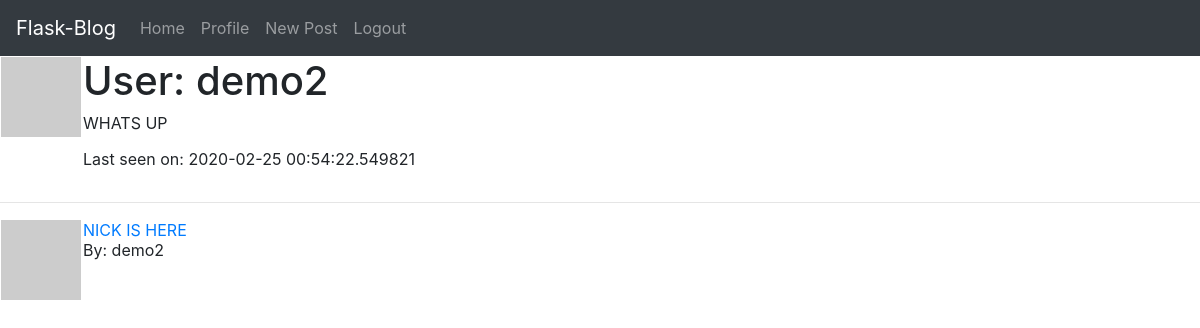
/user/demo2 (signed in), run on the app's committed database.
### app/models.py (models this page shows, shortened)
class User(UserMixin, db.Model):  # Table to hold the user data
    id = db.Column(db.Integer, primary_key=True)
    username = db.Column(db.String(64), index=True, unique=True)
    email = db.Column(db.String(120), index=True, unique=True)
    password_hash = db.Column(db.String(128))
    posts = db.relationship('Post', backref='author', lazy='dynamic')
    about_me = db.Column(db.String(140))
    last_seen = db.Column(db.DateTime, default=datetime.utcnow)
    def avatar(self, size):
        digest = md5(self.email.lower().encode('utf-8')).hexdigest()
        return 'https://www.gravatar.com/avatar/{}?d=identicon&s={}'.format(digest, size)

class Post(db.Model):  # Table to hold the blog posts written by users
    id = db.Column(db.Integer, primary_key=True)
    title = db.Column(db.String(140))
    subtitle = db.Column(db.String(140))
    body = db.Column(db.String(1500))
    timestamp = db.Column(db.DateTime, index=True, default=datetime.utcnow)
    user_id = db.Column(db.Integer, db.ForeignKey('user.id'))

### app/routes.py (the view)
@app.route('/user/<username>')
@login_required
def user(username):
    user = User.query.filter_by(username=username).first_or_404()
    posts = Post.query.filter_by(user_id=user.id).all()
    return render_template('user.html', user=user, posts=posts)

### app/models.py (called while the page is built)
@login.user_loader
def load_user(id):
    return User.query.get(int(id))

### app/routes.py (called while the page is built)
@app.before_request  # Function is executed before the view function
def before_request():
    if current_user.is_authenticated:
        current_user.last_seen = datetime.utcnow()  # update the last_seen variable
        db.session.commit()

### app/templates/user.html (shortened to what this page needs)
{% extends "base.html" %}
{% block content %}
<table>
    <tr valign="top">
        <td><img src="{{ user.avatar(128) }}"></td>
        <td>
            <h1>User: {{ user.username }}</h1>
            {% if user.about_me %} <p>{{ user.about_me }}</p> {% endif %}
            {% if user.last_seen %} <p>Last seen on: {{ user.last_seen }}</p> {% endif %}
        </td>
    </tr>
</table>
<hr>
{% for post in posts %}
{% include "_post.html" %}
{% endfor %}
{% endblock %}

### app/templates/_post.html (shortened to what this page needs)
<table>
    <tr valign="top">
        <td><img src="{{ post.author.avatar(64) }}"></td>
        <td>
            <a href="{{ url_for('post', post_id=post.id) }}">{{ post.title }}</a><br>
            By: {{ post.author.username }} <br>
        </td>
    </tr>
</table>

### data on the page
User: username "demo2", about_me "WHATS UP", last_seen "2020-02-25 00:54:22.549821"
Post: title "NICK IS HERE", author.username "demo2"
